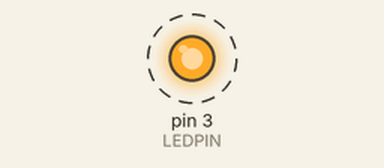
Bench run of a sketch on a simulated Arduino Uno, built with avr-gcc and run on an emulated ATmega328P. On the bench: output pins drawn as LEDs (lit = HIGH). Dashed ring = blinking.

Above: at 0.5 s.
Timing chart, 0 to 4.6 s (numbered marks = the images above):
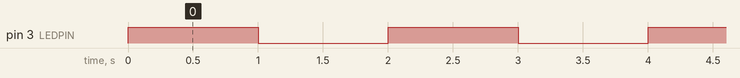

Measured:
- by itself, pin 3 (LEDPIN): alternates HIGH for 1.0 s and LOW for 1.0 s

The sketch:

s001_Blink.ino
```cpp
/*
 *  Blink
 *  zwei LEDs abwechselnd
 *
 *  2015-11-05   Daniel LeMath    erzeugt
 *
 **********************************************************************/

const int LEDPIN    =    3;
const int ONDELAY   = 1000;
const int OFFDELAY  = 1000;

void setup ()
{
    pinMode (LEDPIN, OUTPUT);
}

void loop ()
{
    digitalWrite (LEDPIN, HIGH);
    delay (ONDELAY);
    digitalWrite (LEDPIN, LOW);
    delay (OFFDELAY);
}
```
